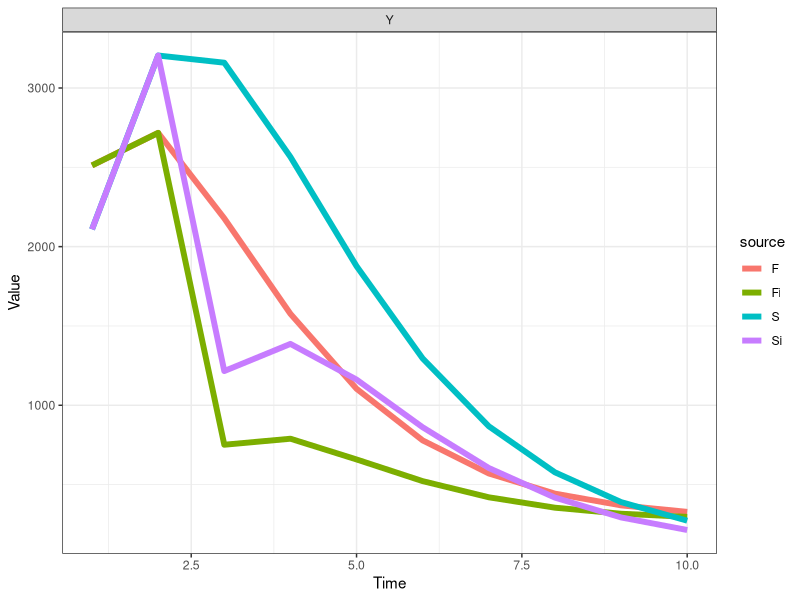

Write R code to recreate this figure.
# CF McQuaid & RMGJ Houben
# Start 21/04/2017 ---> current version after revision with Hanif 18/05/2017
# Cohort model of TB including regression and a slow stream
########################################
#                                      #
#                        M             # M - Death (due to disease)
#                       ^ ^            #
#                      /   \           #
#      -> Q <-> S <-> C <-> Y          # Q - Failed granuloma, S - Subclinical, C - Minimal (C+S-), Y - Disseminated (C+S+, symptomatic)
#     /    \    ^                      #
#    E       \  |                      # E - Exposed
#     \        \v                      #
#      -> K <-> Z                      # K - Controlled granuloma, Z- Leaky granuloma,
#         |                            #
#         v                            #
#         R                            # R - Sterilized granuloma (self-cure)
#                                      #
########################################
##set wd depending on who is coding/playing
setwd("C:/Users/cfmcquaid/Simulations")
#setwd("/Users/ReinHouben/Filr/ifolder/Applications (funding and jobs)/2016 - ERC starting grant/Rmodel_nathis/NatHistCoh")

### URL for how to upload changes: http://r-bio.github.io/intro-git-rstudio/
### to pull in Finn's version - type in shell: git pull upstream master
### to push my version - create pull request to Finn:  
#       commit (remember to tick box), then push
#       goto Github, pull requests, create pull request, if merge can be done on auto, just complete
#       Alternatively Finn complete pull request (he does not get email notification)
# Finn to just click push. Job done

#Next steps
# 1. get the prop inc disease after 5 years to 5%
###   How: play with Eq values, OR increase progression parameters
# 2. achieve 1 + start higher and sharper decrease in early years
###   How: change initial states to more realistic point, based on what prev of disease would be at screening
###   Also increase progression rates, while decreasing proportion that goes into the fast pathway
# OTHER NEXT STEPS - 8th May 2017
##  ?can we calculate in model how often (on average) people would come in and out of states over course of say 2 years?
##  ?Can we calculate average time in compartment in each step visit? Should be simple competing risk model right?

library("reshape2"); library("deSolve"); library("ggplot2"); library("plyr");
# Parameter sets: Average (), Wax (regression), Slow (slow), Full (regression, slow)
# Ax - rate from compartment A to compartment X, Omega - background mortality


# No regression: 1/Cy + 1/Ym = 3 years, Ym = 0.5 (0.3 death 0.2 self-cure), therefore Cy = 1. NOTE: 70% die, 30% self-cure
# Regression: 1/(Yc + Ym) = 0.5 years, Ym = 0.5 (as above), therefore Yc = 1.5.
# Regression: 1/(Cy + Cs) = 0.5 years. Assume ratio 2:1 for Cy:Cs, therefore Cs = 2/3
paramS <- c(Eq=0.10, Qs=1.50, Qz=0.00, Kz=0.01, Kr=0.10, Sc=1.00, Sq=0.00, Sz=0.00, Zk=0.00, Zs=0.00, Zq=0.01, Cy=1.00, Cs=0.00, Cm=0.10, Ym=0.50, Yc=0.00)
paramF <- c(Eq=0.10, Qs=2.50, Qz=0.00, Kz=0.02, Kr=0.10, Sc=2.00, Sq=1.00, Sz=0.01, Zk=0.01, Zs=0.00, Zq=0.02, Cy=2.00, Cs=1.00, Cm=0.10, Ym=0.60, Yc=0.10)
# Initial states of compartments
state <- c(E=100000, Q=0, K=0, S=0, Z=0, C=0, Y=0, R=0, M=0)
# Timespan for simulation
times <- seq(0, 10, by = 1)
# Timespan for burn
timeb <- 1
# Timespan for intervention
timei <- 2
# Timespan for tornado
timet <- 5
# ODE function
regr <- function(t, state, parameters){
  with(as.list(c(state, parameters)), {
   # rates of change
   dE <- - 10*E
   dQ <- + 10*Eq*E + Sq*S + Zq*Z - (Qs + Qz)*Q
   dK <- + 10*(1 - Eq)*E + Zk*Z - (Kz + Kr)*K
   dS <- + Qs*Q + Cs*C + Zs*Z - (Sc + Sq + Sz)*S
   dZ <- + Kz*K + Sz*S + Qz*Q - (Zk + Zs + Zq)*Z
   dC <- + Sc*S + Yc*Y - (Cs + Cy + Cm)*C
   dY <- + Cy*C -(Yc + Ym)*Y
   dR <- + Kr*K
   dM <- + Ym*Y + Cm*C
   # return the rate of change
   list(c(dE, dQ, dK, dS, dZ, dC, dY, dR, dM))
  })
}
# Burn off the first tb years to establish the proportion of individuals in each compartment, removing diseased
burn <- function(tb, state, fxn, parameters){
  if (tb>0){
  out <- ode(y = state, times = seq(0, tb, by = 1), func = fxn, parms = parameters)
  stateb <- c(out[tb+1, 2], out[tb+1, 3], out[tb+1, 4], out[tb+1, 5], out[tb+1, 6], out[tb+1, 7], Y=0, out[tb+1, 9], M=0)}
  else{stateb <- state}
  return(stateb)
}
# An intervention after ti years moves individuals from Y to R
interv <- function(ti, state, fxn, parameters){
  if (ti>0){
    outi <- ode(y = state, times = seq(0, ti, by = 1), func = fxn, parms = parameters)
    outi <- outi[-1,]
    statei <- c(outi[ti, 2], outi[ti, 3], outi[ti, 4], outi[ti, 5], outi[ti, 6], outi[ti, 7], Y=0, outi[ti, 9]+outi[ti, 8], outi[ti, 10])}
  else{statei <- state
  outi <- numeric()}
  intout <- list("out" = outi,"state" = statei)
  return(intout)
}
# Calculation function
calc <- function(ts, tb, ti, state, fxn, parameters, source){
  stateb <- burn(tb = tb, state = state, fxn = regr, parameters = parameters)
  intout <- interv(ti=ti, state = stateb, fxn = regr, parameters = parameters)
  outi <- as.data.frame(intout$out)
  out <- ode(y = intout$state, times = ts, func = fxn, parms = parameters)
  out <- as.data.frame(out)
  # Removing the first timestep, time zero, and all timesteps after "times"
  out <- out[-1,]
  out$time <- out$time+ti
  out <- rbind(outi,out)
  out <- out[1:10,]
  # Calculating the "interval from conversion" (see Styblo 1991 & TSRU progress report 1967)
  out$int <- parameters["Cy"]*out$C/sum(parameters["Cy"]*out$C)
  out$prev <- out$Y+out$C
  # Formatting the data for plotting - putting into a melted data.fame, with additional columns for the source matrix
  out <- melt(out, id.vars = c("time"))
  out$source <- source
  return(out)
}
# No intervention
outS <- calc(ts = times, tb = timeb, ti=0, state = state, fxn = regr, parameters = paramS, source = "S")
outF <- calc(ts = times, tb = timeb, ti=0, state = state, fxn = regr, parameters = paramF, source = "F")
# Intervention
outSi <- calc(ts = times, tb = timeb, ti=timei, state = state, fxn = regr, parameters = paramS, source = "Si")
outFi <- calc(ts = times, tb = timeb, ti=timei, state = state, fxn = regr, parameters = paramF, source = "Fi")
# Including the data for barplot
time <- c(1, 2, 3, 4, 5, 6, 7, 8, 9, 10); variable <- c("D", "D", "D", "D", "D", "D", "D", "D", "D", "D"); value <- c(0.58, 0.24, 0.08, 0.05, 0.01, 0.01, 0.02, 0.01, 0, 0); source <- c("D", "D", "D", "D", "D", "D", "D", "D", "D", "D")
outD <- data.frame(time, variable, value, source)
out <- rbind(outS, outF,outSi, outFi, outD)
# Plot output
theme_set(theme_bw())
##all scenarios
ggplot(out[out$variable %in% c("Y"), ], aes(time, value, colour=source)) + geom_line(size=2) + labs(x = "Time", y = "Value") + facet_wrap(~ variable , scales = "free", nrow = 2)
# ggplot(out[out$variable %in% c("M"), ], aes(x = time, y = value, colour = source)) + geom_bar(data=out[out$variable %in% c("D"), ], stat="identity") + geom_line(size=2) + labs(x = "Time", y = "Incidence") 
# Fitting parameters and state: proportion of individuals diseased after "Otime" years, using parameter set "Osource"
Osource <- "F"; Otime <- 5
Iv <- out[which(out$source == Osource & out$variable == "int" & out$time == Otime), ]


# # # Tornado plot
# range <- 0.01 ##sets range for the change in the parameters
# torn <- function(ts, tb, ti, tt, state, fxn, parameters, source){
#   # Store data
#   data <- rbind(parameters, parameters)
#   rownames(data) <- c('+1%', '-1%')
#   # Compare to default data set
#   out <- calc(ts = ts, tb = tb, ti=ti, state = state, fxn = regr, parameters = parameters, source = source)
#   def <- out[which(out$time ==tt & out$variable == "int"),"value"]
#   for (i in 1:16){
#     # Increasing and decreasing each parameter in turn
#     parametersM = parameters; parametersL = parameters
#     parametersM[i] = parametersM[i] + range*parametersM[i]; parametersL[i] = parametersL[i] - range*parametersL[i]
#     outM <- calc(ts = ts, tb = tb, ti=ti, state = state, fxn = regr, parameters = parametersM, source = source); outL <- calc(ts = ts, tb = tb, ti=ti, state = state, fxn = regr, parameters = parametersL, source = source)
#     outM <- (outM[which(outM$time ==tt & outM$variable == "int"),"value"] - def) / def; outL <- (outL[which(outL$time ==tt & outL$variable == "int"),"value"] - def) / def
#     data[1, i] <- outM; data[2, i] <- outL
#   }
#   return(data)
# }
# data <- torn(ts = times, tb = timeb, ti=timei, tt = timet, state = state, fxn = regr, parameters = paramF, source ="F")
# # For plotting '%' on x-axis
# x <- seq(-0.01,0.01, length=10)
# ORD = order(abs(data[2,] - data[1,]))
# ##order black = increase in parameter, white is decrease in parameter value
# barplot(data[1,ORD], horiz = T, las=1, xlim = c(-0.01,0.01), xaxt='n', ylab = '', beside=T, col=c('black'))
# barplot(data[2,ORD], horiz = T, las=1, xlim = c(-0.01,0.01), xaxt='n', ylab = '', beside=T, col=c('white'), add = TRUE)
# axis(1, at=pretty(x), lab=paste0(pretty(x) * 100," %"), las=TRUE)
